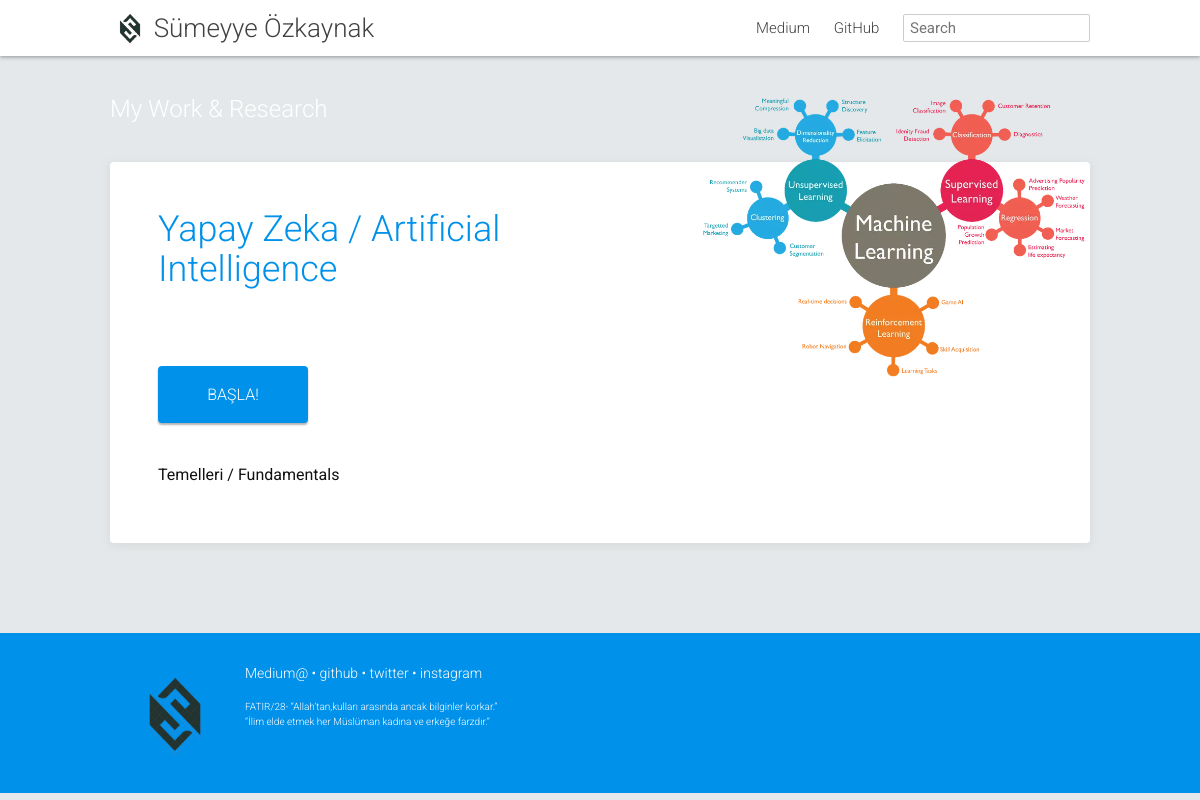
Before: /myworkandresearch/ with the older database file.
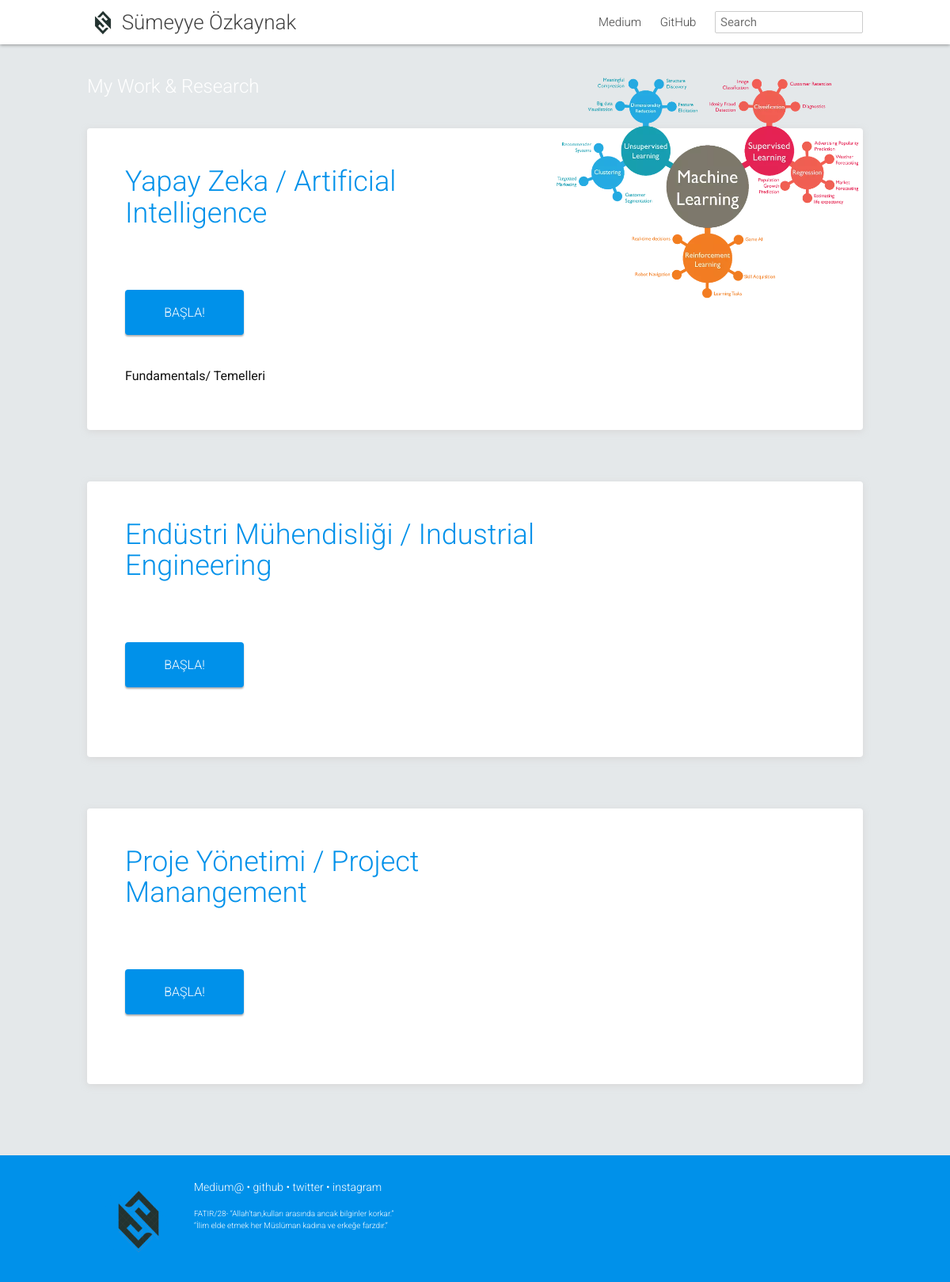
After: the same page with the newer database file.
### myworkandresearch/models.py (models this page shows, shortened)
class Category(models.Model):
    name = models.CharField(max_length=200, verbose_name='Kategori Adı')
    slug = models.SlugField(unique=True, max_length=210, verbose_name='Kategori Url', editable=False)
    text = RichTextField(verbose_name='Kategori Metni')
    image = models.ImageField(null=True, blank=True)
    class Meta:
        ordering = ['id']

class Subject(models.Model):
    name = models.CharField(max_length=200, verbose_name='Konu Adı')
    slug = models.SlugField(unique=True, max_length=210, verbose_name='Konu Url', editable=False)
    text = RichTextField(verbose_name='Konu Metni')
    category_name = models.ForeignKey('Category', on_delete=models.CASCADE, verbose_name='Kategori Adı')
    class Meta:
        ordering = ['id']

### myworkandresearch/views.py (the view)
# urls.py: url(r'^myworkandresearch/', include('myworkandresearch.urls')),
def myworkandresearch(request):
    categories = Category.objects.all()
    subjects = Subject.objects.all()
    context={
        'categories': categories,
        'subjects':subjects,
    }
    return render(request, 'myworkandresearch/myworkandresearch.html', context)

### templates/myworkandresearch/myworkandresearch.html (shortened to what this page needs)
{% extends 'base.html' %}
{% load static %}
{% block body_name %} class="homepage" {% endblock %}
{% block header %}
             <a class="page-link" href="https://medium.com/@sumozkaynak">Medium</a>
             <a class="page-link" href="https://github.com/sozkaynak">GitHub</a>
{% endblock %}
{% block content %}
    <div class="container-fluid contents">
      <div class="row">
      <div class="col-sm-12 main-contents">
          <div class="main-contents-body">
            <article class="post-content">
              <div class="homepage__illustration">
                <h1 class="homepage__illustration--text">
                    <span>      My Work & Research</span>
                </h1>
                <img src="{% static 'images/homepage/machin_learning.png' %}" class="homepage__illustration--image" alt="introduction to machine learning" />
              </div>
    {% for category in categories %}
                <section class="homepage__key_points card">
                <h1 class="homepage__title">
       {{category.name}}
                </h1>
                <div class="homepage__button_row">
                <a href="{% url 'myworkandresearch:category' category_slug=category.slug %}"  class="get-started-button">BAŞLA!</a>
                </div>
                <div class="key-points">
                    {% for subject in category.subject_set.all %}
                            <div class="homepage__key_point">
                                <div class="homepage__key_point_title">{{subject.name}}</div>
                            </div>
                    {% endfor %}
                </div>
                </section>
    {% endfor %}
            </article>
          </div>
        </div> </div>
    </div>
{% endblock %}
{% block footer %}
            <footer class="site-footer">
              <div class="container-fluid">
                <div class="row">
                  <div class="col-sm-12">
                    <div class="logo">
                      <img src="{% static 'images/logoweb.png' %}" alt="Logo" width="100" height="100">
                    </div>
                      <p class="site-footer__link-list">
                        <a href="https://medium.com/@sumozkaynak">Medium@</a> &bull;
                        <a href="https://github.com/sozkaynak/">github</a> &bull;
                        <a href="https://twitter.com/sumeyyeozkaynak">twitter</a> &bull;
                        <a href="https://instagram.com/afafet">instagram</a>
                      </p>
                      <p class="licenses">
                         FATIR/28- “Allah’tan,kulları arasında ancak bilginler korkar.” <br>
                         “İlim elde etmek her Müslüman kadına ve erkeğe farzdır.”
                      </p>
                  </div>
                </div>
              </div>
            </footer>
{% endblock %}

### templates/base.html (shortened to what this page needs)
{% load staticfiles %}
<!DOCTYPE html>
<html lang="tr">
  <head>
  <link rel="stylesheet" href="{% static 'css/lavish-bootstrap.css' %}">
  <link rel="stylesheet" href="{% static 'css/main.css' %}">
</head>
  <body {% block body_name %} {% endblock %}>
        <header class="site-header">
  <div class="container-fluid header-contents">
    <div class="row">
      <div class="col-md-12">
        <img src="{% static 'images/logoweb.png' %}" alt="logo.png" width="40" height="40" style="vertical-align:middle">
        <a class="site-title" href="/">Sümeyye Özkaynak</a>
        <nav class="site-nav">
          <div class="trigger">
             {% block header %} {% endblock %}
            <form action="/search/" class="nav-searchbox" id="cse-search-box" style="display: inline">
              <input type="search" name="q" id="q" autocomplete="off" placeholder="Search">
            </form>
          </div>
        </nav>
      </div>
    </div>
  </div>
</header>
        {% block content %}
        {% endblock %}
        {% block footer %}
        {% endblock %}
    <link rel="stylesheet" type="text/css" href="https://maxcdn.bootstrapcdn.com/font-awesome/4.5.0/css/font-awesome.min.css">
  </body>
</html>

Changed rows visible on the page:
changed Subject: name "Temelleri / Fundamentals" → "Fundamentals/ Temelleri"
added Category: name "Endüstri Mühendisliği / Industrial Engineering"
added Category: name "Proje Yönetimi / Project Manangement"
